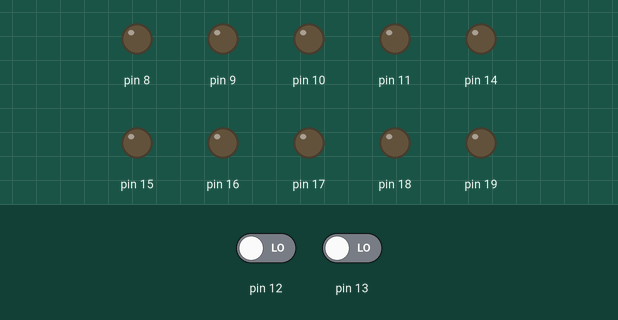
Simulated run of this sketch. Board: Arduino Uno, built with avr-gcc and run on an emulated ATmega328P. Parts: output pins drawn as LEDs (lit = HIGH). Dashed ring = blinking. Inputs (shaded band) come from the test bench; at power-on: pin 12 LOW, pin 13 LOW.

Above: at 1.2 s.
1.3 s: pin 12 driven HIGH
At 1.42 s:
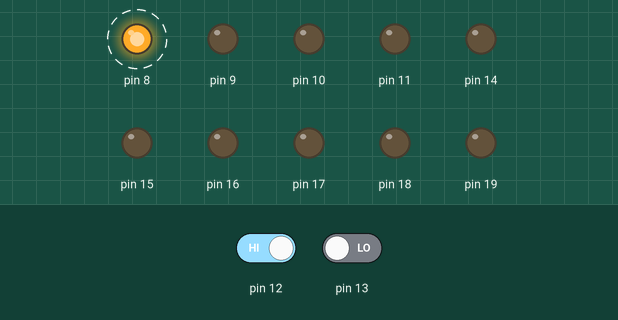
4.3 s: pin 13 driven HIGH
At 4.3 s:
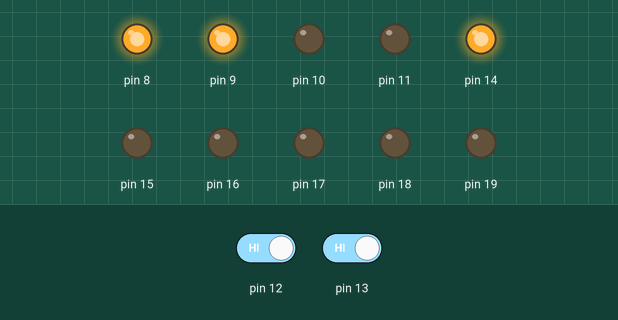
5.8 s: pin 13 driven LOW
At 6.16 s:
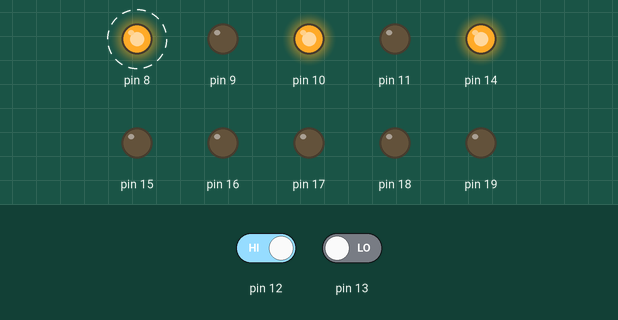
8.8 s: pin 12 driven LOW
At 8.8 s:
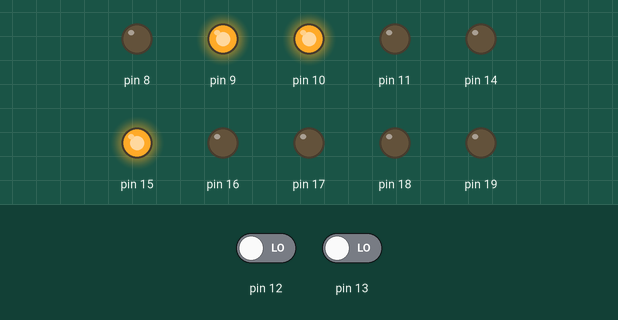
10.3 s: pin 12 driven HIGH
At 10.91 s:
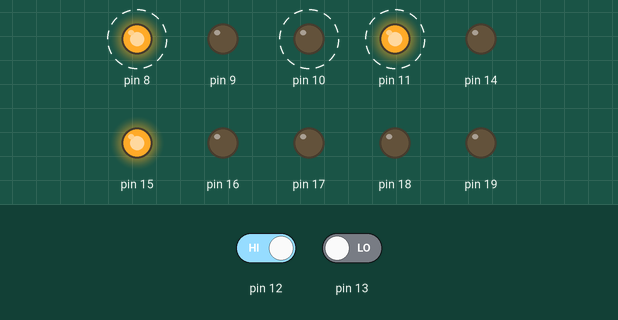
Timing chart, 0 to 25.2 s (numbered marks = the images above; inputs shaded):
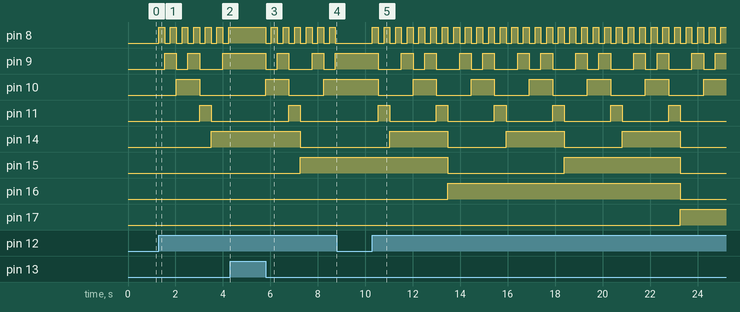

Measured:
- after the input at 1.3 s, pin 8: alternates HIGH for 0.24 s and LOW for 0.24 s, starting at once; pin 9: goes HIGH 0.49 s, LOW 0.49 s, HIGH 0.49 s, LOW 0.98 s, then HIGH, starting after 0.24 s; pin 10: LOW → HIGH after 0.73 s, → LOW 0.98 s later; pin 11: LOW → HIGH after 1.7 s, → LOW 0.49 s later; pin 14: LOW → HIGH after 2.2 s
- after the input at 4.3 s, pin 8: stops changing and stays HIGH; pin 9: stays HIGH (without the input it goes to LOW after 0.18 s); pin 10: stays LOW (without the input it goes to HIGH after 0.18 s); pin 11: stays LOW (without the input it goes to HIGH after 1.2 s)
- after the input at 5.8 s, pin 8: alternates HIGH for 0.24 s and LOW for 0.24 s, starting at once; pin 9: goes LOW 0.49 s, HIGH 0.49 s, LOW 0.98 s, HIGH 0.49 s, LOW 0.49 s, then HIGH, starting at once; pin 10: LOW → HIGH at once, → LOW 0.98 s later, → HIGH 1.5 s later; pin 11: LOW → HIGH after 0.98 s, → LOW 0.49 s later; pin 14: HIGH → LOW after 1.5 s
- after the input at 8.8 s, pin 8: stops changing and stays LOW; pin 9, pin 10: stays HIGH (without the input it goes to LOW after 0.43 s); pin 11: stays LOW (without the input it goes to HIGH after 0.43 s); pin 14: stays LOW (without the input it goes to HIGH after 0.92 s)
- after the input at 10.3 s, pin 8: alternates HIGH for 0.24 s and LOW for 0.24 s, starting at once; pin 9: HIGH → LOW after 0.24 s, then repeats every 2.4 s: HIGH 0.49 s, LOW 0.49 s, HIGH 0.49 s, LOW 0.98 s

The sketch:

2630458.ino
```cpp
/*int B=9,C=10,D=11,A=8;
int i = 0;


void setup()
{
	DDRB |= B001111;
  	DDRC |= 0xFF;
}

void loop()
{

  if (PINB & B00010000){
  	PORTB = i % 10;
    PORTC = (i - (i % 10))/10;
    delay(500);
    i++;
  }

  if (PINB & B00100000){

    PORTB = i % 10;
    PORTC = (i - (i % 10))/10;
    delay(500);
    i--;
  }

}*/


void setup()
{
  asm(
"		JMP start				\n"
"delay: LDI	 r23,  20			\n"	//Delay 1 sec
"w1:	LDI	 r24,  255 			\n"
"w2:	LDI  r25,  255 			\n"
"w3:	DEC  r25  				\n"
"		BRNE w3					\n"
"		DEC  r24				\n"
"		BRNE w2					\n"
"		DEC  r23				\n"
"       BRNE w1					\n"
"		RET						\n"
";Your Functions Code Begin		\n" //Write your code
/*
"updateRegister:				\n"
"		IN	 r16,  0x03			 \n"
"       ANDI r16,  0b00110000   \n"
"		JMP LOOP				\n"
"sub:							\n"
"		IN	 r16,  0x03			 \n"
"       ANDI r16,  0b00110000   \n"
"		RET						\n"

sub Function was supposed to be called in each counting function but it gives compiler error.

*/


"countUp:						\n"
"       LDI r17,  0b1001        \n" // loading decimal 9 value to r17 register to compare with ones digit
"		CP  r19,  r17	    	\n" // comparing r19-r17(9) ---if the ones digit is 9, after the incrementation tens digit should increment and ones digit becomes zero
"		BREQ countUp2			\n" // if ones digit is 9 branch countUp2 func
"       BRNE countUp1           \n" // else branch countUp1 func
"countUp1:                      \n"
"       INC  r19                \n" // increment operation
"		OUT  0x05, r19			\n" // PORTB <- r19
"		OUT  0x08, r20			\n" // PORTC <- r20
"		CALL delay				\n"	// calling delay function
"		JMP  LOOP				\n" //
"countUp2:						\n" //since ones digit is 9 we cannot apply previous funtion anymore. so we branching countUp2 funtion
"		LDI	 r19,  0b0000	    \n" // r19 which denotes ones digit assigning to 0
"       INC  r20                \n"	// r20 which denotes tens digit should increment
"		OUT  0x08, r20			\n" // PORTC <- r20
"		OUT  0x05, r19			\n" // PORTB <- r19
"       CALL delay              \n" // delay
"		JMP  LOOP				\n" // jumping to loop
"countDown:						\n"
"       LDI r17,  0b0000        \n" //loading decimal 9 value to r17 register to compare with ones digit
"		CP  r19,  r17	    	\n" //compare r19 - r17(9)--if the ones digit is 0, after the decrementation tens digit should decrement and ones digit becomes nine
"		BREQ countDown2         \n" // if ones digit is 0, then branch countDown2 func
"       BRNE countDown1         \n" // else branch countDown1 func
"countDown1:                    \n"
"       DEC  r19                \n" // decrement operation
"		OUT  0x05, r19			\n" // PORTB <- r19
"		OUT  0x08, r20			\n" // PORTC <- r20
"		CALL delay				\n"	//
"		JMP  LOOP				\n"
"countDown2:					\n" // since ones digit is 9 we cannot apply previous funtion anymore. so we branching countDown2 funtion
"		LDI	 r19,  0b1001	    \n" // r19 which denotes ones digit assigning to 9
"       DEC  r20                \n" // r20 which denotes tens digit should decrement
"		OUT  0x08, r20			\n" // PORTC <-r20
"		OUT  0x05, r19			\n" // PORTB <- r19
"       CALL delay				\n"
"       JMP LOOP                \n"
";Your Functions Code End		\n"
"								\n"
"start:							\n" //Write your code
";Your Setup Code Begin			\n"
"		IN 	 r19,  0x04 ;		\n" //r19 <- DDRD
"		ORI	 r19,  0b001111;	\n"	//r19 || 0b001111
"		OUT  0x04, r19			\n" //DDRD <- r19
"       IN   r20,  0x07         \n"  // r20 <- DDRC
"       ORI  r20,  0b11111111;  \n"  // r19 || 0xFF
"       OUT  0x07, r20          \n"  // DDRC <- r20
";Your Setup Code End			\n"
  );

}

void loop()
{
  asm(
"       IN   r19,  0x05 ;       \n" // portB value assigning to r19 for avoiding uncertainity
"     	ORI	 r19,  0b0000       \n" // r19 = 0b0000
"		OUT  0x05, r19          \n" // portB = r19 where r19 = 0000, because in first, seven segment display should show 00
"       IN   r20,  0x08 ;       \n" // portC value assigning to r19 for avoiding uncertainity
"     	ORI	 r20,  0b0000       \n" // r20 = 0b0000
"		OUT  0x08, r20          \n" // portC = r20 where r20 = 0000, because in first, seven segment display should show 00
// "		IN	 r16,  0x03			 \n" this functionality give comipler error
// "       ANDI r16,  0b00110000   \n"
"LOOP:							\n"//Write your code
";Your LOOP Code Begin			\n"
"       IN   r18,  0x03;        \n" // r18<-pinB pinB writing to r18 register
"       ANDI r18,  0b00110000   \n" // r18 evaluating for understand buttons' position
// "		CP	 r16,  r18			\n" tried to stop counting when button is held
// "		BREQ updateRegister		\n" this functionality gives compiler error

"       LDI  r17,  0b00010000   \n"
"		CP   r18,  r17			\n"	// checking if first button presesed
" 		BREQ countUp			\n" // if first button pressed we should make increment operation (inc1)
"       LDI  r17,  0b00100000   \n"
"       CP   r18,  r17   		\n" // checking if second button presesed
"       BREQ countDown        	\n" //if second button pressed we should make decrement operation (dec1)
"       LDI  r17,  0b00000000   \n"
"       CP  r18,  r17   		\n" //if non of them pressed, it must go to beginning of the loop which means system is stable
"       BREQ LOOP               \n"
";Your LOOP Code End			\n"
"		JMP  LOOP				\n"
  );

}
```
